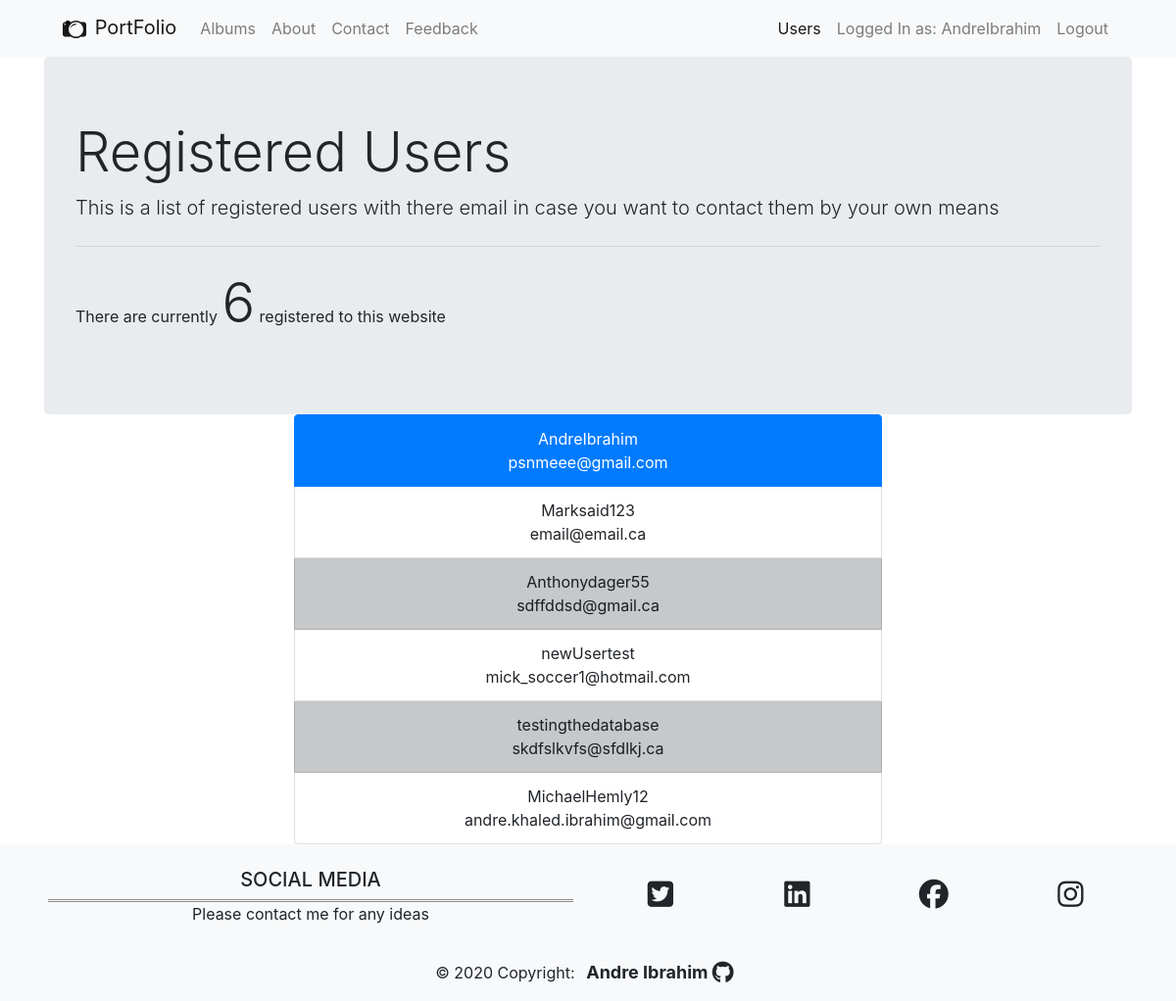
The app's page /users (signed in) with its own data.
### Models.py (models this page shows, shortened)
class users(db.Model, UserMixin):
    _id = db.Column("id", db.Integer, primary_key=True)
    name = db.Column(db.String(100))
    email = db.Column(db.String(100))
    password = db.Column(db.String(100))
    def get_name(self):
        return self.name
    def get_id(self):
        return self._id
    def get_email(self):
        return self.email

### app.py (the view)
@app.route('/users')
@login_required
def users():
    if session.get("username") == "AndreIbrahim":
        return render_template("users.html", page="users", users_list=list_users(), size=len(list_users()))
    return redirect(url_for('index'))

### app.py (called while the page is built)
def list_users():
    return user.query.all()

@login_manager.user_loader
def load_user(user_id):
    return user.query.get(int(user_id))

### templates/users.html
{% extends 'base.html' %}
{% block content %}
<div class="container">
<div class="jumbotron mb-0">
  <h1 class="display-4">Registered Users</h1>
  <p class="lead">This is a list of registered users with there email in case you want to contact them by your own means</p>
  <hr class="my-4">
  <p>There are currently <b class="display-4">{{ size }}</b> registered to this website</p>
</div>
<div>
   <ul class="list-group limituserwidth img-center text-center">
   {% for user in users_list %}
       {% if user.get_name() == 'AndreIbrahim' %}
            <li class="list-group-item active">{{ user.get_name() }}<div>{{ user.get_email() }}</div></li>
       {% else %}
           {% if user.get_id() % 2 != 0 %}
               <li class="list-group-item list-group-item-dark">{{ user.get_name() }}<div>{{ user.get_email() }}</div></li>
           {% else %}
               <li class="list-group-item">{{ user.get_name() }}<div>{{ user.get_email() }}</div></li>
           {% endif %}
       {% endif %}
    {% endfor %}
</ul>
</div>
</div>
{% endblock %}

### templates/base.html (shortened to what this page needs)
<!DOCTYPE html>
    <head>
        <link rel="stylesheet" href="https://stackpath.bootstrapcdn.com/bootstrap/4.4.1/css/bootstrap.min.css">
        <link rel="stylesheet" type="text/css" href="{{ url_for('static',filename='styles/style.css') }}">
    </head>
    <body>
        <div class="bg-light broder sticky-top">
            <div class="container">
            <nav class="navbar navbar-expand-lg navbar-light bg-light">
            <a class="navbar-brand" href="..">
              PortFolio</a>
            <div class="navbar-collapse collapse w-100 order-3 dual-collapse2" id="navbarNav">
              <ul class="navbar-nav">
                {% if page == "album" %}
                <li class="nav-item active">
                {% else %}
                <li class="nav-item">
                {%endif%}
                  <a class="nav-link" href="/albums">Albums</a>
                </li>
                {% if page == "about" %}
                <li class="nav-item active">
                {% else %}
                <li class="nav-item">
                {%endif%}
                  <a class="nav-link" href="/about">About</a>
                </li>
                {% if page == "contact" %}
                <li class="nav-item active">
                {% else %}
                <li class="nav-item">
                {%endif%}
                  <a class="nav-link" href="/contact">Contact</a>
                </li>
              {% if "email" in session %}
              {% if page == "feedback" %}
                <li class="nav-item active">
                {% else %}
                <li class="nav-item">
                {%endif%}
                  <a class="nav-link" href="/feedback">Feedback</a>
                </li>
              {% endif %}
              </ul>
                <ul class="navbar-nav ml-auto">
                    {% if "email" not in session %}
                      {% if page == "register" %}
                        <li class="nav-item active">
                        {% else %}
                        <li class="nav-item">
                        {%endif%}
                          <a class="nav-link" href="/register">Register</a>
                        </li>
                     {% if page == "login" %}
                        <li class="nav-item active">
                        {% else %}
                        <li class="nav-item">
                        {%endif%}
                          <a class="nav-link" href="/login">Login</a>
                        </li>
                      {% else %}
                        {% if session.get('username') == "AndreIbrahim" %}
                            {% if page == "users" %}
                            <li class="nav-item active">
                                {% else %}
                                <li class="nav-item">
                                {%endif%}
                                  <a class="nav-link" href="/users">Users</a>
                                </li>
                         {% endif %}
                              <li class="nav-item"><a class="nav-link">Logged In as: {{ session.get('username') }}</a></li>
                              <li class="nav-item" ><a class="nav-link" href="/logout">Logout</a></li>
                      {% endif %}
                </ul>
            </div>
            </nav>
        </div>
        </div>
        {% block content %}{% endblock %}
<footer class="page-footer bg-light font-small pt-4">
    <div class="container text-center .bg-light justify-md-center">
        <div class="row">
        <div class="col-md-6 mt-md-0 mt-3">
          <h5 class="text-uppercase">Social Media</h5>
          <hr class="curl">
          <p>Please contact me for any ideas</p>
        </div>
        <div class="col-md-6 mt-md-0 mt-3">
           <div class="row">
            <div class="col">
              <h1 class="d-inline"><a href="https://twitter.com/andre_aka_Iggy" target="_blank" class="badge badge-light"><i class="fab fa-twitter-square"></i></a></h1>
            </div>
            <div class="col">
                <h1 class="d-inline"><a href="https://www.linkedin.com/in/andre-ibrahim-696913178/" target="_blank" class="badge badge-light"><i class="fab fa-linkedin"></i></a></h1>
            </div>
            <div class="col">
              <h1 class="d-inline"><a href="https://www.facebook.com/andre.ibrahim.311" target="_blank" class="badge badge-light"><i class="fab fa-facebook"></i></a></h1>
            </div>
            <div class="col">
                <h1 class="d-inline"><a href="https://www.instagram.com/andreibrahim311/" target="_blank" class="badge badge-light"><i class="fab fa-instagram"></i></a></h1>
              </div>
            </div>
        </div>
        </div>
    </div>
    <div class="footer-copyright text-center py-3">© 2020 Copyright:
      <h4 class="d-inline"><a href="https://github.com/Andreibr1" target="_blank" class="badge badge-light"> Andre Ibrahim <i class="fab fa-github fa-lg"></i></a></h4>
    </div>
  </footer>
    </body>
</html>

### static/styles/style.css (style rules this page uses)
.limituserwidth { max-width: 600px; }
hr.curl { margin-top: 0; margin-bottom: 0; border-top: 3px double #8c8b8b; }
.row { display: flex; flex-wrap: wrap; padding: 0 4px; }
.img-center { display: block; width: 60%; margin: auto; }

### records on screen
users: get "AndreIbrahim", get_name "AndreIbrahim", get_email "psnmeee@gmail.com"
users: get_name "Marksaid123", get_email "email@email.ca"
users: get_name "Anthonydager55", get_email "sdffddsd@gmail.ca"
users: get_name "newUsertest", get_email "mick_soccer1@hotmail.com"
users: get_name "testingthedatabase", get_email "skdfslkvfs@sfdlkj.ca"
users: get_name "MichaelHemly12", get_email "andre.khaled.ibrahim@gmail.com"

### other values on screen
{{ size }} "6"
